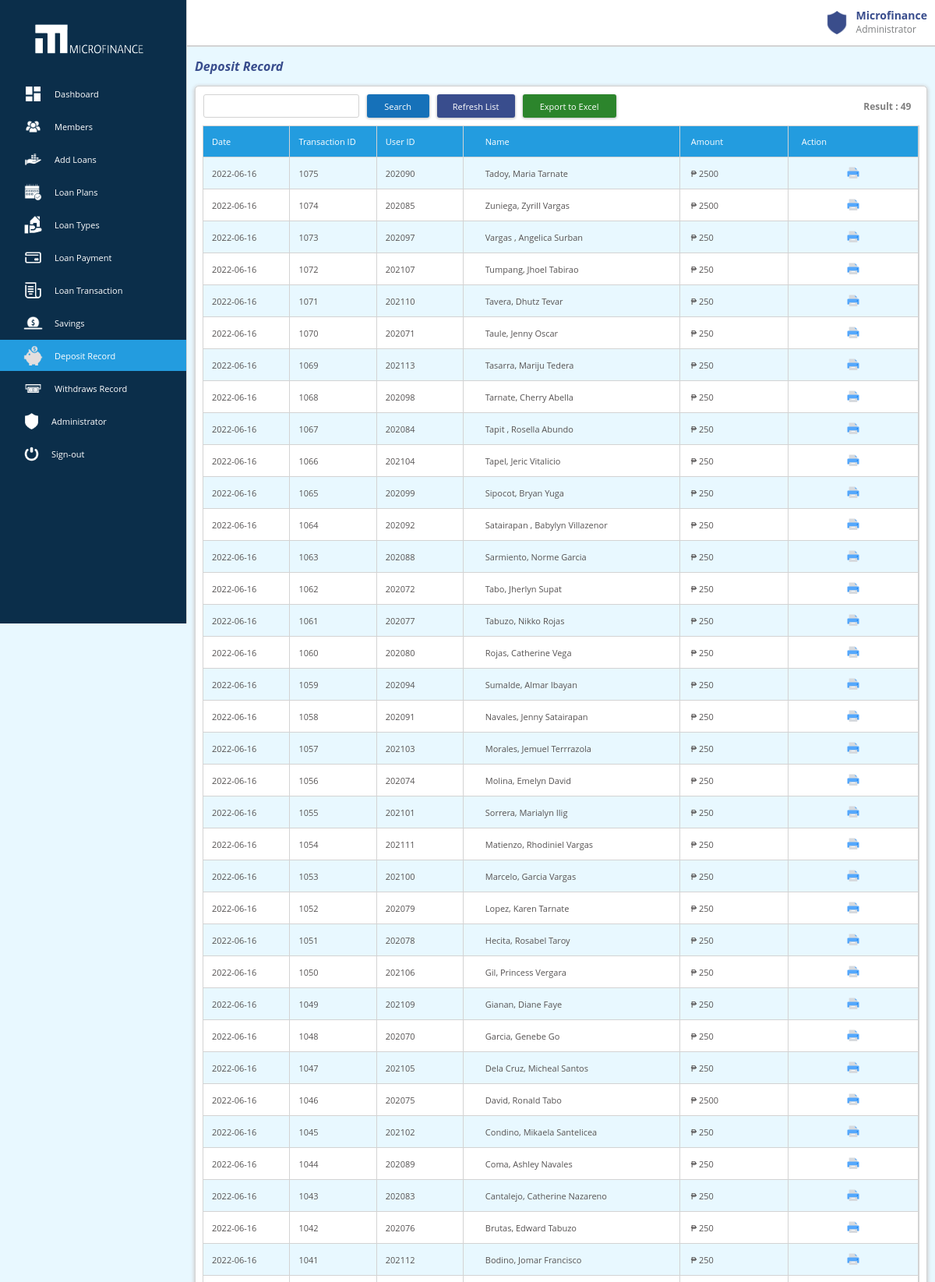
Screenshot of /deposit_record.php (signed in, upper part) with the database file from the repository.
### tables this page shows
CREATE TABLE `deposit` (
  `id` int(255) NOT NULL,
  `userid` varchar(255) NOT NULL,
  `lastname` varchar(255) NOT NULL,
  `firstname` varchar(255) NOT NULL,
  `middlename` varchar(255) NOT NULL,
  `dateofbirth` varchar(255) NOT NULL,
  `age` varchar(255) NOT NULL,
  `gender` varchar(255) NOT NULL,
  `barangay` varchar(255) NOT NULL,
  `municipality` varchar(255) NOT NULL,
  `province` varchar(255) NOT NULL,
  `email` varchar(255) NOT NULL,
  `contact` varchar(255) NOT NULL,
  `savings` varchar(255) NOT NULL,
  `depositdate` varchar(255) NOT NULL,
  `depositamount` varchar(255) NOT NULL
);

### deposit_record.php (the view, shortened to what this page needs)
<?php
        $conn = connection();
        $sql = "SELECT * FROM deposit order by id desc";
        $result = $conn->query($sql) or die ($conn->error);
        $row = $result->fetch_assoc();
 ?>
<!DOCTYPE html>
<html>
<head>
	<link rel="stylesheet" type="text/css" href="asset/css/style.css">
</head>
<body>
	<div class="leftdiv" id="leftdiv">
		<div class="logo">
			<img id="menuimg" src="asset/icons/microfinance.PNG" width="65%" height="100%">
		</div>
		<div class="btn" id="btn">
			<a href="dashboard.php"style="display :<?php echo $_SESSION['financemanager'];?>;">
					<img id="menuimg" src="asset/icons/4136060.PNG" width="25" height="25">
					<label>Dashboard</label>
			</a>
			<a href="members.php"style="display :<?php echo $_SESSION['financemanager'];?>;">
					<img id="menuimg" src="asset/icons/1989232.PNG" width="25" height="25">
					<label>Members</label>
			</a>
			<a href="loans.php"style="display :<?php echo $_SESSION['financemanager'];?>;">
					<img id="menuimg" src="asset/icons/2043684.PNG" width="25" height="25">
					<label>Add Loans</label>
			</a>
			<a href="loan_plans.php"style="display :<?php echo $_SESSION['financemanager'];?>;">
					<img id="menuimg" src="asset/icons/4779371.PNG" width="25" height="25">
					<label>Loan Plans</label>
			</a>
			<a href="loan_types.php"style="display :<?php echo $_SESSION['financemanager'];?>;">
					<img id="menuimg" src="asset/icons/4556485.PNG" width="25" height="25">
					<label>Loan Types</label>
			</a>
			<a href="loan_payment.php"style="display :<?php echo $_SESSION['financemanager'];?>;">
					<img id="menuimg" src="asset/icons/4836525.PNG" width="25" height="25">
					<label>Loan Payment</label>
			</a>
			<a href="loan_transaction.php"style="display :<?php echo $_SESSION['financemanager'];?>;">
					<img id="menuimg" src="asset/icons/4836503.PNG" width="25" height="25">
					<label>Loan Transaction</label>
			</a>
			<a href="savings.php" >
					<img id="menuimg" src="asset/icons/7634045.PNG" width="25" height="25">
					<label>Savings</label>
			</a>
			<a href="deposit_record.php" style="background-color: #239cdf;">
					<img id="menuimg" src="asset/icons/4641433.PNG" width="25" height="25">
					<label>Deposit Record</label>
			</a>
			<a href="withdraw_record.php">
					<img id="menuimg" src="asset/icons/4265284.PNG" width="25" height="25">
					<label>Withdraws Record</label>
			</a>
			<a href="administrator.php" style="display :<?php echo $_SESSION['financemanager'];?>;">
					<img id="menuimg" src="asset/icons/4641420.PNG" width="21" height="21">
					<label>Administrator</label>
			</a>
			<a id="dashboardlogout2">
					<img id="menuimg" src="asset/icons/2010497.PNG" width="21" height="21">
					<label>Sign-out</label>
			</a>
		</div>
	</div>
	<div class="rightdiv" id="rightdiv">
		<div class="header">
			<div class="admin">
				<div class="adminimg">
					<img id="imgadmin" src="asset/icons/4641420.PNG" width="30" height="30">
				</div>
				<div class="myadminlabel">
				<div class="myadmin">
					<label id="adminname">
						<?php echo $_SESSION["lname"];?> <?php echo $_SESSION["fname"];?>
					</label>
				</div>
				<div class="myadmin">
					<label id="adminlabel1"><?php echo $_SESSION["position"];?> </label>
				</div>
				</div>
			</div>
		</div>
		<div class="header1">
			<label>Deposit Record</label>
		</div>
		<div class="tablebody">
		<div class="search-add" id="search-add-refreshbtn">
			<div class="refresh-add" id="refresh-add">
			<form method="GET" action="deposit_record.php" autocomplete="off">
				<input type="text" name="search" value="<?php echo $_GET['search'];?>" required>
				<button type="submit">Search</button>
			</form>
			</div>
			<div class="" id="refresh-add">
				<a href="deposit_record.php" id="refresh"><label>Refresh List</label></a>
				<form method="GET" action="export_deposit_record.php" id="export">
					<button type="submit" id="export_button">Export to Excel</button>
				</form>
			</div>
			<?php
						$host =  "localhost";
				        $username ="root";
				        $password ="";
				        $db = "microfinance1";
				        $conn =  new mysqli($host, $username, $password, $db);
				        	 $search = $_GET['search'];
				        	 $blank = "";
				        	 if($search == $blank){
							$members = "SELECT * FROM deposit";
							$members_run = mysqli_query($conn, $members);
							if($total = mysqli_num_rows($members_run))
							{
								echo '<label id="label11">Result : '.$total.'</label>';
							}else{
								echo '<label id="label11">Result : 0</label>';
							}
						}
					?>
		</div>
		<div class="tablebody1" id="tablebody11">
		<div class="table" id="table1">
			<div class="tableheader">
				<div class="tablename" id="tablename" style="width: 20%;" >
					<label>Date</label >
				</div>
				<div class="tablename" id="tablename" style="width: 20%;" >
					<label>Transaction ID</label >
				</div>
				<div class="tablename" id="tablename" style="width: 20%;" >
					<label>User ID</label >
				</div>
				<div class="tablename" id="tablename" style="width: 50%;" >
					<label>Name</label >
				</div>
				<div class="tablename" id="tablename" style="width: 25%;" >
					<label>Amount</label >
				</div>
				<div class="tablename" id="tablename" style="width: 30%;" >
					<label>Action</label >
				</div>
			</div>
			 <?php do{ ?>
			<div class="list">
					<div class="tablename" id="tablename" style="width: 20%;">
						<div class="tablelist">
							<label id="label"><?php echo $row['depositdate']; ?></label>
						</div>
					</div>
					<div class="tablename" id="tablename" style="width: 20%;">
						<div class="tablelist">
							<label id="label"><?php echo $row['id']; ?></label>
						</div>
					</div>
					<div class="tablename" id="tablename" style="width: 20%;">
						<div class="tablelist">
							<label id="label"><?php echo $row['userid']; ?></label>
						</div>
					</div>
					<div class="tablename" id="tablename" style="width: 50%;">
						<div class="tablelist">
							<label id="label"><?php echo $row['lastname']; ?>, <?php echo $row['firstname']; ?> <?php echo $row['middlename']; ?></label>
						</div>
					</div>
					<div class="tablename" id="tablename" style="width: 25%;">
						<div class="tablelist">
							<label id="label">₱ <?php echo $row['depositamount']; ?></label>
						</div>
					</div>
					<div class="tablename" id="tablename" style="width: 30%;">
						<form>
           					<a  href="deposit_record_print.php?id=<?php echo $row['id'];?>" target="_blank" name=""><img src="asset/icons/6285148.PNG" width="30" height="20"></a>
           				</form>
					</div>
			</div>
			<?php }while ($row = $result->fetch_assoc()) ?>
		</div>
	</div>
	</div>
</div>
</body>
</html>

### deposit_record.php (style rules this page uses)
#label11 { margin: auto; margin-right: 20px; font-size: 12px; font-weight: bold; color: gray; }
#table1 { display: flex; }
.table .tableheader { position: static; top: 0; }
.rightdiv .table .list { display: flex; flex-direction: row; height: auto; width: 100%; }
.table .list .tablename { height: auto; display: flex; flex-direction: column; }
.table .list .tablename .tablelist { padding: 0; width: 100%; margin: auto; display: flex; flex-direction: row; }
.table .list .tablename .tablelist label,.tableheader .tablename label { margin: auto; margin-left: 10%; font-size: 11px; text-transform: capitalize; }
.rightdiv .table .list .tablename form { display: flex; margin: auto; height: auto; width: auto; gap: 30px; }
.rightdiv .table .list .tablename form a { display: flex; margin: auto; border: none; }
.rightdiv .table .list .tablename form a img { display: flex; margin: auto; width: 20px; }

### rows the page displays
deposit: depositdate "2022-06-16", id "1075", userid "202090", lastname "Tadoy", firstname "Maria", middlename "Tarnate", depositamount "2500"
deposit: depositdate "2022-06-16", id "1074", userid "202085", lastname "Zuniega", firstname "Zyrill", middlename "Vargas", depositamount "2500"
deposit: depositdate "2022-06-16", id "1073", userid "202097", lastname "Vargas", firstname "Angelica", middlename "Surban", depositamount "250"
deposit: depositdate "2022-06-16", id "1072", userid "202107", lastname "Tumpang", firstname "Jhoel", middlename "Tabirao", depositamount "250"
deposit: depositdate "2022-06-16", id "1071", userid "202110", lastname "Tavera", firstname "Dhutz", middlename "Tevar", depositamount "250"
deposit: depositdate "2022-06-16", id "1070", userid "202071", lastname "Taule", firstname "Jenny", middlename "Oscar", depositamount "250"
deposit: depositdate "2022-06-16", id "1069", userid "202113", lastname "Tasarra", firstname "Mariju", middlename "Tedera", depositamount "250"
deposit: depositdate "2022-06-16", id "1068", userid "202098", lastname "Tarnate", firstname "Cherry", middlename "Abella", depositamount "250"
deposit: depositdate "2022-06-16", id "1067", userid "202084", lastname "Tapit", firstname "Rosella", middlename "Abundo", depositamount "250"
deposit: depositdate "2022-06-16", id "1066", userid "202104", lastname "Tapel", firstname "Jeric", middlename "Vitalicio", depositamount "250"
deposit: depositdate "2022-06-16", id "1065", userid "202099", lastname "Sipocot", firstname "Bryan", middlename "Yuga", depositamount "250"
deposit: depositdate "2022-06-16", id "1064", userid "202092", lastname "Satairapan", firstname "Babylyn", middlename "Villazenor", depositamount "250"
deposit: depositdate "2022-06-16", id "1063", userid "202088", lastname "Sarmiento", firstname "Norme", middlename "Garcia", depositamount "250"
deposit: depositdate "2022-06-16", id "1062", userid "202072", lastname "Tabo", firstname "Jherlyn", middlename "Supat", depositamount "250"
deposit: depositdate "2022-06-16", id "1061", userid "202077", lastname "Tabuzo", firstname "Nikko", middlename "Rojas", depositamount "250"
deposit: depositdate "2022-06-16", id "1060", userid "202080", lastname "Rojas", firstname "Catherine", middlename "Vega", depositamount "250"
deposit: depositdate "2022-06-16", id "1059", userid "202094", lastname "Sumalde", firstname "Almar", middlename "Ibayan", depositamount "250"
deposit: depositdate "2022-06-16", id "1058", userid "202091", lastname "Navales", firstname "Jenny", middlename "Satairapan", depositamount "250"
deposit: depositdate "2022-06-16", id "1057", userid "202103", lastname "Morales", firstname "Jemuel", middlename "Terrrazola", depositamount "250"
deposit: depositdate "2022-06-16", id "1056", userid "202074", lastname "Molina", firstname "Emelyn", middlename "David", depositamount "250"
deposit: depositdate "2022-06-16", id "1055", userid "202101", lastname "Sorrera", firstname "Marialyn", middlename "Ilig", depositamount "250"
deposit: depositdate "2022-06-16", id "1054", userid "202111", lastname "Matienzo", firstname "Rhodiniel", middlename "Vargas", depositamount "250"
deposit: depositdate "2022-06-16", id "1053", userid "202100", lastname "Marcelo", firstname "Garcia", middlename "Vargas", depositamount "250"
deposit: depositdate "2022-06-16", id "1052", userid "202079", lastname "Lopez", firstname "Karen", middlename "Tarnate", depositamount "250"
deposit: depositdate "2022-06-16", id "1051", userid "202078", lastname "Hecita", firstname "Rosabel", middlename "Taroy", depositamount "250"
deposit: depositdate "2022-06-16", id "1050", userid "202106", lastname "Gil", firstname "Princess", middlename "Vergara", depositamount "250"
deposit: depositdate "2022-06-16", id "1049", userid "202109", lastname "Gianan", firstname "Diane Faye", depositamount "250"
deposit: depositdate "2022-06-16", id "1048", userid "202070", lastname "Garcia", firstname "Genebe", middlename "Go", depositamount "250"
deposit: depositdate "2022-06-16", id "1047", userid "202105", lastname "Dela Cruz", firstname "Micheal", middlename "Santos", depositamount "250"
deposit: depositdate "2022-06-16", id "1046", userid "202075", lastname "David", firstname "Ronald", middlename "Tabo", depositamount "2500"
deposit: depositdate "2022-06-16", id "1045", userid "202102", lastname "Condino", firstname "Mikaela", middlename "Santelicea", depositamount "250"
deposit: depositdate "2022-06-16", id "1044", userid "202089", lastname "Coma", firstname "Ashley", middlename "Navales", depositamount "250"
deposit: depositdate "2022-06-16", id "1043", userid "202083", lastname "Cantalejo", firstname "Catherine", middlename "Nazareno", depositamount "250"
deposit: depositdate "2022-06-16", id "1042", userid "202076", lastname "Brutas", firstname "Edward", middlename "Tabuzo", depositamount "250"
deposit: depositdate "2022-06-16", id "1041", userid "202112", lastname "Bodino", firstname "Jomar", middlename "Francisco", depositamount "250"

### other values shown
$_SESSION["lname"] "Microfinance"
$_SESSION["position"] "Administrator"
$total "49"
